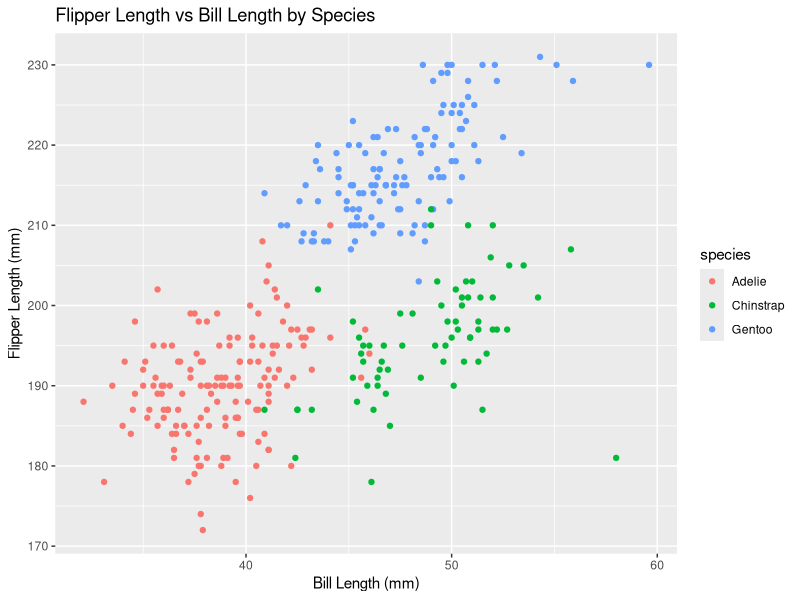
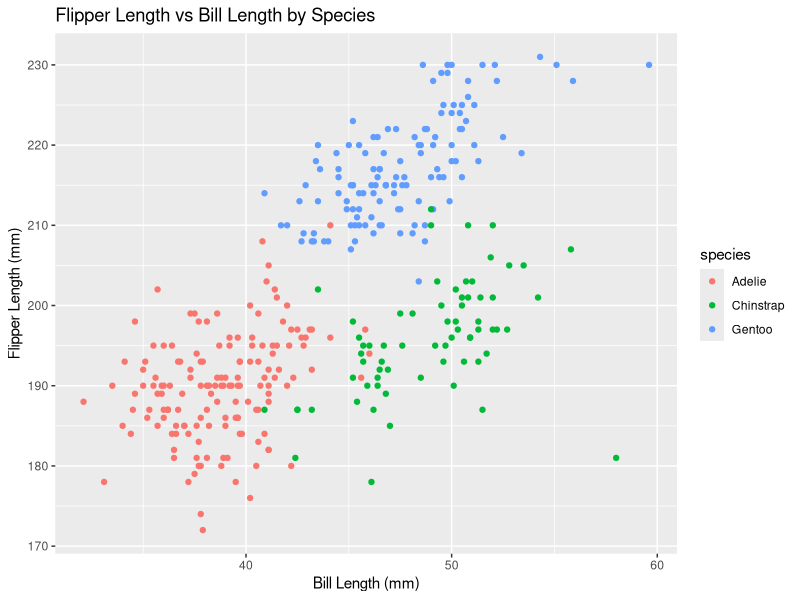

Recreate these plots in R, in order.
## ---- chunk 1
# install.packages("palmerpenguins")
# loading the needed packages
library(tidyverse)
library(ggplot2)
## ---- chunk 2
data("penguins", package = "palmerpenguins")
## ---- chunk 3
nrow(penguins)
ncol(penguins)
## ---- chunk 4
# clean the data first for the flipper length
penguins_filtered <- penguins %>%
  filter(!is.na(flipper_length_mm))

mean(penguins_filtered$flipper_length_mm)
## ---- chunk 5
penguins_filtered <- penguins %>%
  filter(!is.na(flipper_length_mm) & !is.na(bill_length_mm))

# Create the scatterplot
scatterplot <- ggplot(data = penguins_filtered, aes(x = bill_length_mm, y = flipper_length_mm, color = species)) +
  geom_point() +
  labs(title = "Flipper Length vs Bill Length by Species", 
       x = "Bill Length (mm)", 
       y = "Flipper Length (mm)")

# Display the plot
print(scatterplot)

# Export the plot to the project directory
ggsave("scatterplot_flipper_vs_bill.png", plot = scatterplot, width = 7, height = 5)
## ---- chunk 6
df = 
  tibble(
    ran_samp = rnorm(n = 10),
    log_vec = ran_samp > 0,
    cha_vec = c("Calidris_canutus", "Calidris_pusilla", "Calidris_himantopus", "Calidris_subruficollis", "Calidris_alba", "Calidris alpina", "Calidris_maritima", "Calidris_bairdii", "Calidris_fuscicollis", "Calidris minutilla"),
    fac_vec = factor(c("rare", "common", "uncommon", "rare", "common", "uncommon", "rare", "rare", "rare", "common"), levels = c("common", "uncommon", "rare"))
  )
# the factor vector shows how common each Calidris species (sandpipers) is in Cook County, Illinois. Data source: my personal birding experience from 2019 to 2024 in Chicago
# the numeric values don't really have real meanings

print(df)
## ---- chunk 7
mean(pull(df, ran_samp))
mean(pull(df, log_vec))
mean(pull(df, cha_vec))
mean(pull(df, fac_vec))
## ---- chunk 8
df$log_vec_numeric <- as.numeric(df$log_vec)
df$cha_vec_numeric <- as.numeric(df$cha_vec)
df$fac_vec_numeric <- as.numeric(df$fac_vec)
